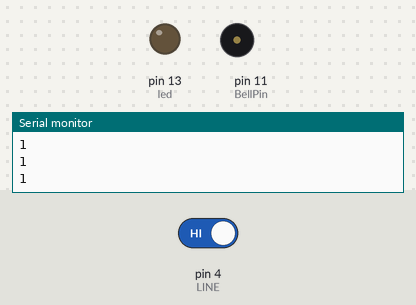
Bench run of a sketch on a simulated Arduino Uno, built with avr-gcc and run on an emulated ATmega328P. Shown: output pins drawn as LEDs (lit = HIGH), buzzer (waves = sounding), the last lines printed to the serial monitor. Inputs (shaded band) come from the test bench; at power-on: pin 4 (LINE) HIGH.

Above: at 1.2 s.
1.3 s: pin 4 (LINE) driven LOW
At 2.1 s:
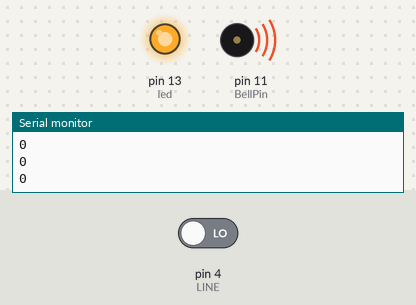
4.3 s: pin 4 (LINE) driven HIGH
At 4.9 s:
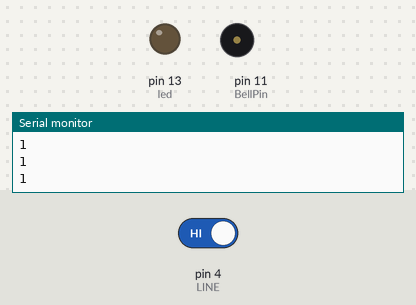
Timing chart, 0 to 7.3 s (numbered marks = the images above; inputs shaded):
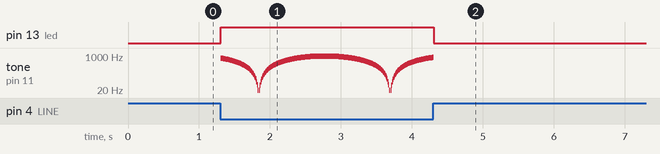

Measured:
- after the input at 1.3 s, pin 13 (led): LOW → HIGH at once; tone on pin 11 (BellPin): plays 788 Hz for 0.01 s, 777 Hz for 0.01 s, 766 Hz for 0.01 s, 755 Hz for 0.01 s, 743 Hz for 0.01 s, 732 Hz for 0.01 s … (286 notes in this stretch), starting at once
- after the input at 4.3 s, pin 13 (led): HIGH → LOW at once

The sketch:

lineSensor.ino
```cpp
#define LINE 4
#define led 13
#define BellPin 11
int value = 0;
int x = 0;
void setup() {
  pinMode(led, OUTPUT);
  Serial.begin(9600);
  pinMode(LINE, INPUT);
  pinMode(BellPin, OUTPUT);
}

void loop() {
  value = digitalRead(LINE);
  Serial.println(value);
  x = (x + 1) % 180;
  int val = 1000 * sin(x * 3.14 / 180);
  if(value == 0) {
    digitalWrite(led, HIGH);
    tone(BellPin, val);
  } else {
    digitalWrite(led, LOW);
    noTone(BellPin);
  }
  delay(10);
}
```
